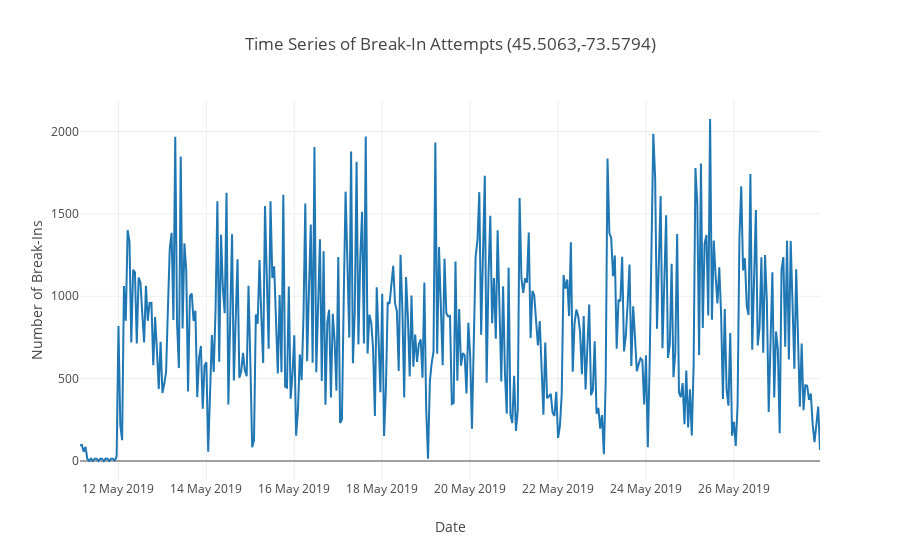
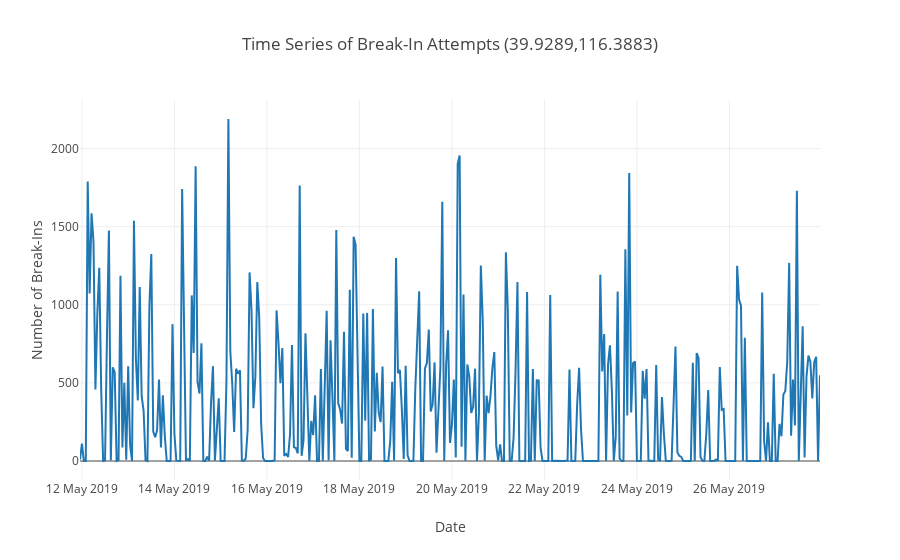
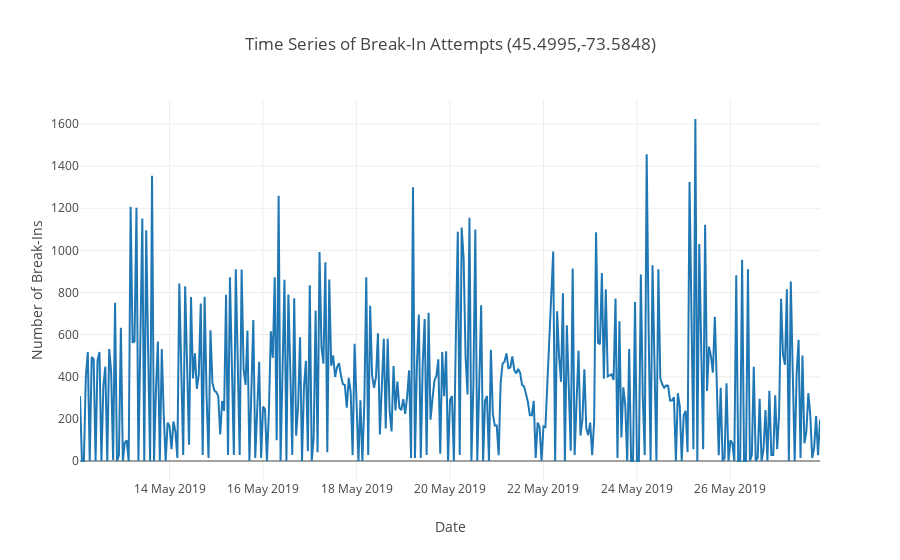
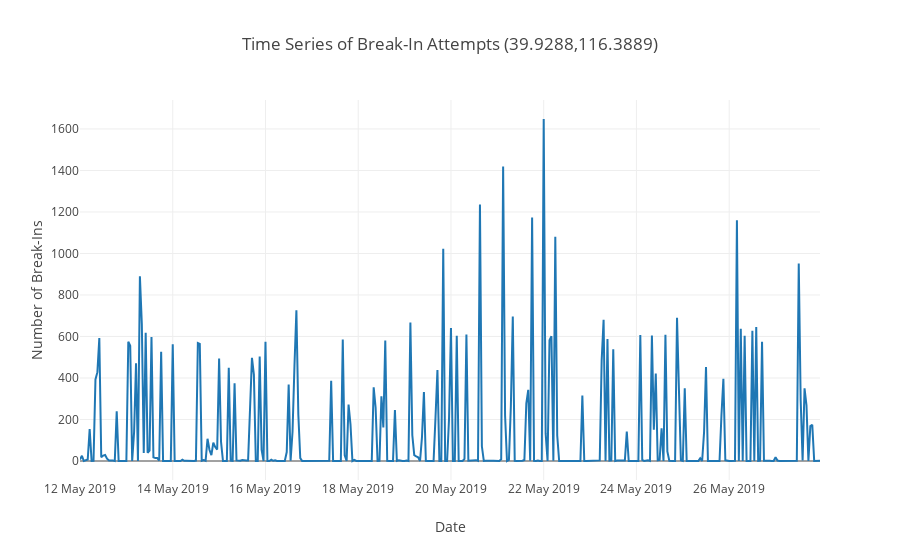

Notebook cell for these charts, in order:
### Code cell
generate_timeline(df_ip1,'45.5063,-73.5794')
generate_timeline(df_ip2,'39.9289,116.3883')
generate_timeline(df_ip3,'45.4995,-73.5848')
generate_timeline(df_ip4,'39.9288,116.3889')
generate_timeline(df_ip5,'47.6092,-122.3314')
generate_timeline(df_ip6,'54.9978,73.4001')
generate_timeline(df_ip7,'48.8582,2.3387000000000002')
generate_timeline(df_ip8,'34.7725,113.7266')
generate_timeline(df_ip9,'22.25,114.1667')
generate_timeline(df_ip10,'37.751,-97.822')

### Figure 1 — Plotly figure (JSON) as saved in the notebook; plotly's stock layout.template omitted (floating-point values rounded to 4 significant figures; data arrays with more than 128 entries replaced by an {"elided": "..."} marker saying what was removed)
{"data": [{"name": "Attacks", "type": "scatter", "uid": "671b337e-d39a-4a78-89db-614ba3c6ae45", "x": {"elided": "405 str values"}, "y": {"elided": "405 int values"}}], "layout": {"title": {"text": "Time Series of Break-In Attempts (45.5063,-73.5794)"}, "xaxis": {"tickformat": "%d %B %Y", "title": {"text": "Date"}}, "yaxis": {"title": {"text": "Number of Break-Ins"}}}}

### Figure 2 — Plotly figure (JSON) as saved in the notebook; plotly's stock layout.template omitted (floating-point values rounded to 4 significant figures; data arrays with more than 128 entries replaced by an {"elided": "..."} marker saying what was removed)
{"data": [{"name": "Attacks", "type": "scatter", "uid": "ea079d1d-63aa-48d7-9696-1c484d9ad51f", "x": {"elided": "385 str values"}, "y": {"elided": "385 int values"}}], "layout": {"title": {"text": "Time Series of Break-In Attempts (39.9289,116.3883)"}, "xaxis": {"tickformat": "%d %B %Y", "title": {"text": "Date"}}, "yaxis": {"title": {"text": "Number of Break-Ins"}}}}

### Figure 3 — Plotly figure (JSON) as saved in the notebook; plotly's stock layout.template omitted (floating-point values rounded to 4 significant figures; data arrays with more than 128 entries replaced by an {"elided": "..."} marker saying what was removed)
{"data": [{"name": "Attacks", "type": "scatter", "uid": "6b57dbc0-265a-4986-80a2-0f39795b379e", "x": {"elided": "381 str values"}, "y": {"elided": "381 int values"}}], "layout": {"title": {"text": "Time Series of Break-In Attempts (45.4995,-73.5848)"}, "xaxis": {"tickformat": "%d %B %Y", "title": {"text": "Date"}}, "yaxis": {"title": {"text": "Number of Break-Ins"}}}}

### Figure 4 — Plotly figure (JSON) as saved in the notebook; plotly's stock layout.template omitted (floating-point values rounded to 4 significant figures; data arrays with more than 128 entries replaced by an {"elided": "..."} marker saying what was removed)
{"data": [{"name": "Attacks", "type": "scatter", "uid": "909b3e4e-e60e-45bb-b1fd-632a7f3bc621", "x": {"elided": "384 str values"}, "y": {"elided": "384 int values"}}], "layout": {"title": {"text": "Time Series of Break-In Attempts (39.9288,116.3889)"}, "xaxis": {"tickformat": "%d %B %Y", "title": {"text": "Date"}}, "yaxis": {"title": {"text": "Number of Break-Ins"}}}}
